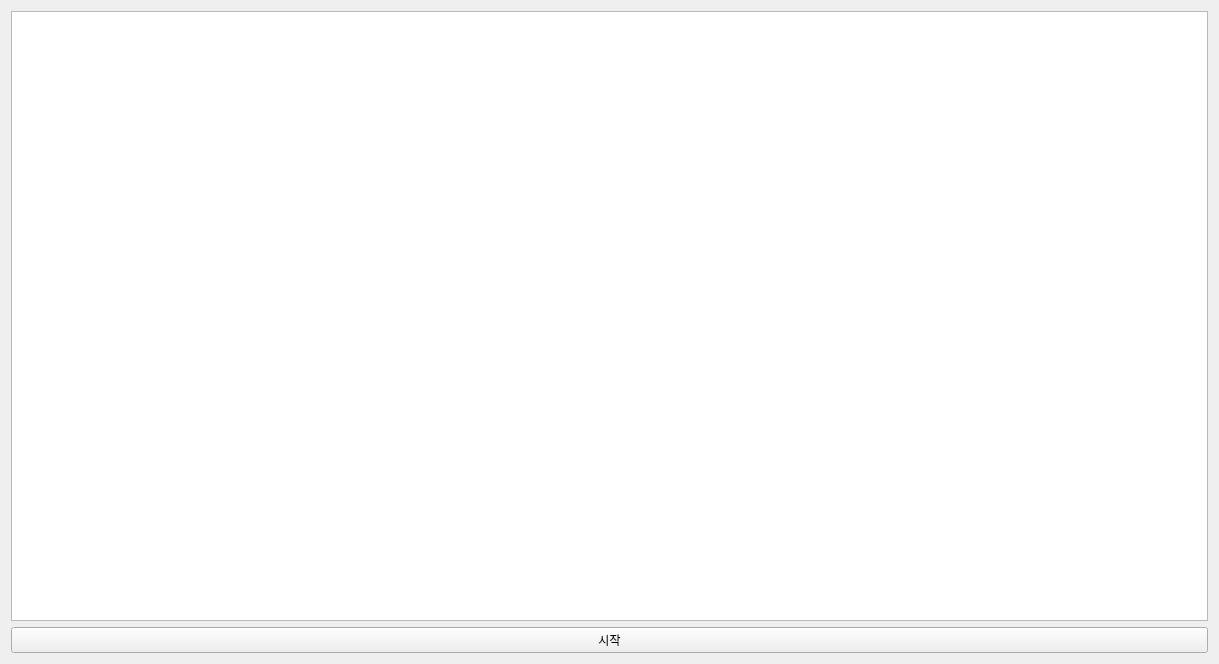
<?xml version="1.0" encoding="UTF-8"?>
<ui version="4.0">
 <class>Widget</class>
 <widget class="QWidget" name="Widget">
  <property name="geometry">
   <rect>
    <x>0</x>
    <y>0</y>
    <width>1219</width>
    <height>664</height>
   </rect>
  </property>
  <property name="windowTitle">
   <string>Widget</string>
  </property>
  <layout class="QVBoxLayout" name="verticalLayout">
   <item>
    <widget class="QGraphicsView" name="graphicsView"/>
   </item>
   <item>
    <widget class="QPushButton" name="pushButton">
     <property name="text">
      <string>시작</string>
     </property>
    </widget>
   </item>
  </layout>
 </widget>
 <resources/>
 <connections/>
</ui>
